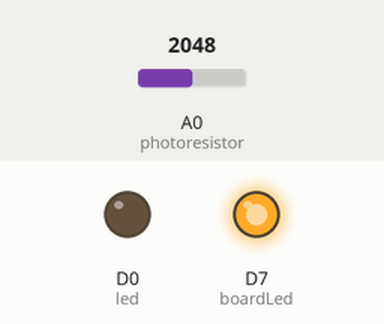
The sketch below on a simulated Particle Photon. Shown: output pins drawn as LEDs (lit = HIGH). The inputs (shaded band) are chosen by the test bench; at power-on: A0 (photoresistor) = 2048. Pins used as bus, display or sensor lines are not drawn.

Above: at 0.1 s.
At 7.2 s:
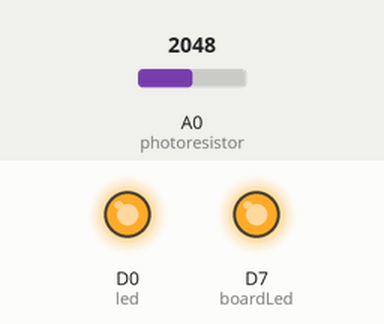
At 7.7 s:
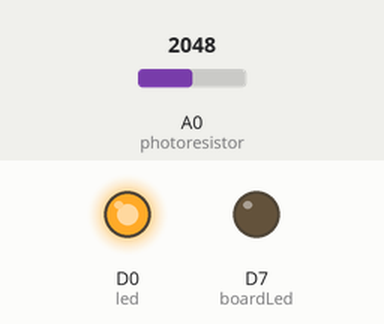
Timing chart, 0 to 9.2 s (numbered marks = the images above):
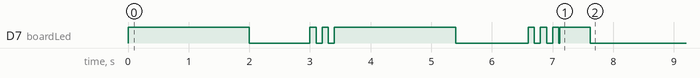

Measured:
- by itself, D7 (boardLed): HIGH → LOW at 2.0 s, → HIGH 1.0 s later, → LOW 0.10 s later, → HIGH 0.10 s later, … (15 changes in this stretch)

The sketch:

example_3.ino
```cpp
// -----------------------------------------
// Publish and Console with Photoresistors
// -----------------------------------------
// This app will publish an event when the beam of light between the LED and the photoresistor is broken.
// It will publish a different event when the light is intact again.

// Just like before, we're going to start by declaring which pins everything is plugged into.

int led = D0; // This is where your LED is plugged in. The other side goes to a resistor connected to GND.
int boardLed = D7; // This is the LED that is already on your device.
// On the Core, it's the LED in the upper right hand corner.
// On the Photon, it's next to the D7 pin.

int photoresistor = A0; // This is where your photoresistor is plugged in. The other side goes to the "power" pin (below).

int power = A5; // This is the other end of your photoresistor. The other side is plugged into the "photoresistor" pin (above).

// The following values get set up when your device boots up and calibrates:
int intactValue; // This is the average value that the photoresistor reads when the beam is intact.
int brokenValue; // This is the average value that the photoresistor reads when the beam is broken.
int beamThreshold; // This is a value halfway between ledOnValue and ledOffValue, above which we will assume the led is on and below which we will assume it is off.

bool beamBroken = false; // This flag will be used to mark if we have a new status or not. We will use it in the loop.

// We start with the setup function.

void setup() {
  // This part is mostly the same:
  pinMode(led,OUTPUT); // Our LED pin is output (lighting up the LED)
  pinMode(boardLed,OUTPUT); // Our on-board LED is output as well
  pinMode(photoresistor,INPUT);  // Our photoresistor pin is input (reading the photoresistor)
  pinMode(power,OUTPUT); // The pin powering the photoresistor is output (sending out consistent power)

  // Next, write the power of the photoresistor to be the maximum possible, which is 4095 in analog.
  digitalWrite(power,HIGH);

  // Since everyone sets up their leds differently, we are also going to start by calibrating our photoresistor.
  // This one is going to require some input from the user!

  // First, the D7 LED will go on to tell you to put your hand in front of the beam.
  digitalWrite(boardLed,HIGH);
  delay(2000);

  // Then, the D7 LED will go off and the LED will turn on.
  digitalWrite(boardLed,LOW);
  digitalWrite(led,HIGH);
  delay(500);

  // Now we'll take some readings...
  int on_1 = analogRead(photoresistor); // read photoresistor
  delay(200); // wait 200 milliseconds
  int on_2 = analogRead(photoresistor); // read photoresistor
  delay(300); // wait 300 milliseconds

  // Now flash to let us know that you've taken the readings...
  digitalWrite(boardLed,HIGH);
  delay(100);
  digitalWrite(boardLed,LOW);
  delay(100);
  digitalWrite(boardLed,HIGH);
  delay(100);
  digitalWrite(boardLed,LOW);
  delay(100);

  // Now the D7 LED will go on to tell you to remove your hand...
  digitalWrite(boardLed,HIGH);
  delay(2000);

  // The D7 LED will turn off...
  digitalWrite(boardLed,LOW);

  // ...And we will take two more readings.
  int off_1 = analogRead(photoresistor); // read photoresistor
  delay(200); // wait 200 milliseconds
  int off_2 = analogRead(photoresistor); // read photoresistor
  delay(1000); // wait 1 second

  // Now flash the D7 LED on and off three times to let us know that we're ready to go!
  digitalWrite(boardLed,HIGH);
  delay(100);
  digitalWrite(boardLed,LOW);
  delay(100);
  digitalWrite(boardLed,HIGH);
  delay(100);
  digitalWrite(boardLed,LOW);
  delay(100);
  digitalWrite(boardLed,HIGH);
  delay(100);
  digitalWrite(boardLed,LOW);


  // Now we average the "on" and "off" values to get an idea of what the resistance will be when the LED is on and off
  intactValue = (on_1+on_2)/2;
  brokenValue = (off_1+off_2)/2;

  // Let's also calculate the value between ledOn and ledOff, above which we will assume the led is on and below which we assume the led is off.
  beamThreshold = (intactValue+brokenValue)/2;

}


// Now for the loop.

void loop() {
  /* In this loop function, we're going to check to see if the beam has been broken.
  When the status of the beam changes, we'll send a Particle.publish() to the cloud
  so that if we want to, we can check from other devices when the LED is on or off.

  We'll also turn the D7 LED on when the Photoresistor detects a beam breakage.
  */

  if (analogRead(photoresistor)>beamThreshold) {

    /* If you are above the threshold, we'll assume the beam is intact.
    If the beam was intact before, though, we don't need to change anything.
    We'll use the beamBroken flag to help us find this out.
    This flag monitors the current status of the beam.
    After the beam is broken, it is set TRUE
    and when the beam reconnects it is set to FALSE.
    */

    if (beamBroken==true) {
        // If the beam was broken before, then this is a new status.
        // We will send a publish to the cloud and turn the LED on.

        // Send a publish to your devices...
        Particle.publish("beamStatus","intact",60,PRIVATE);
        // And flash the on-board LED on and off.
        digitalWrite(boardLed,HIGH);
        delay(500);
        digitalWrite(boardLed,LOW);

        // Finally, set the flag to reflect the current status of the beam.
        beamBroken=false;
    }
    else {
        // Otherwise, this isn't a new status, and we don't have to do anything.
    }
  }

  else {
      // If you are below the threshold, the beam is probably broken.
      if (beamBroken==false) {

        // Send a publish...
        Particle.publish("beamStatus","broken",60,PRIVATE);
        // And flash the on-board LED on and off.
        digitalWrite(boardLed,HIGH);
        delay(500);
        digitalWrite(boardLed,LOW);

        // Finally, set the flag to reflect the current status of the beam.
        beamBroken=true;
      }
      else {
          // Otherwise, this isn't a new status, and we don't have to do anything.
      }
  }

}
```
